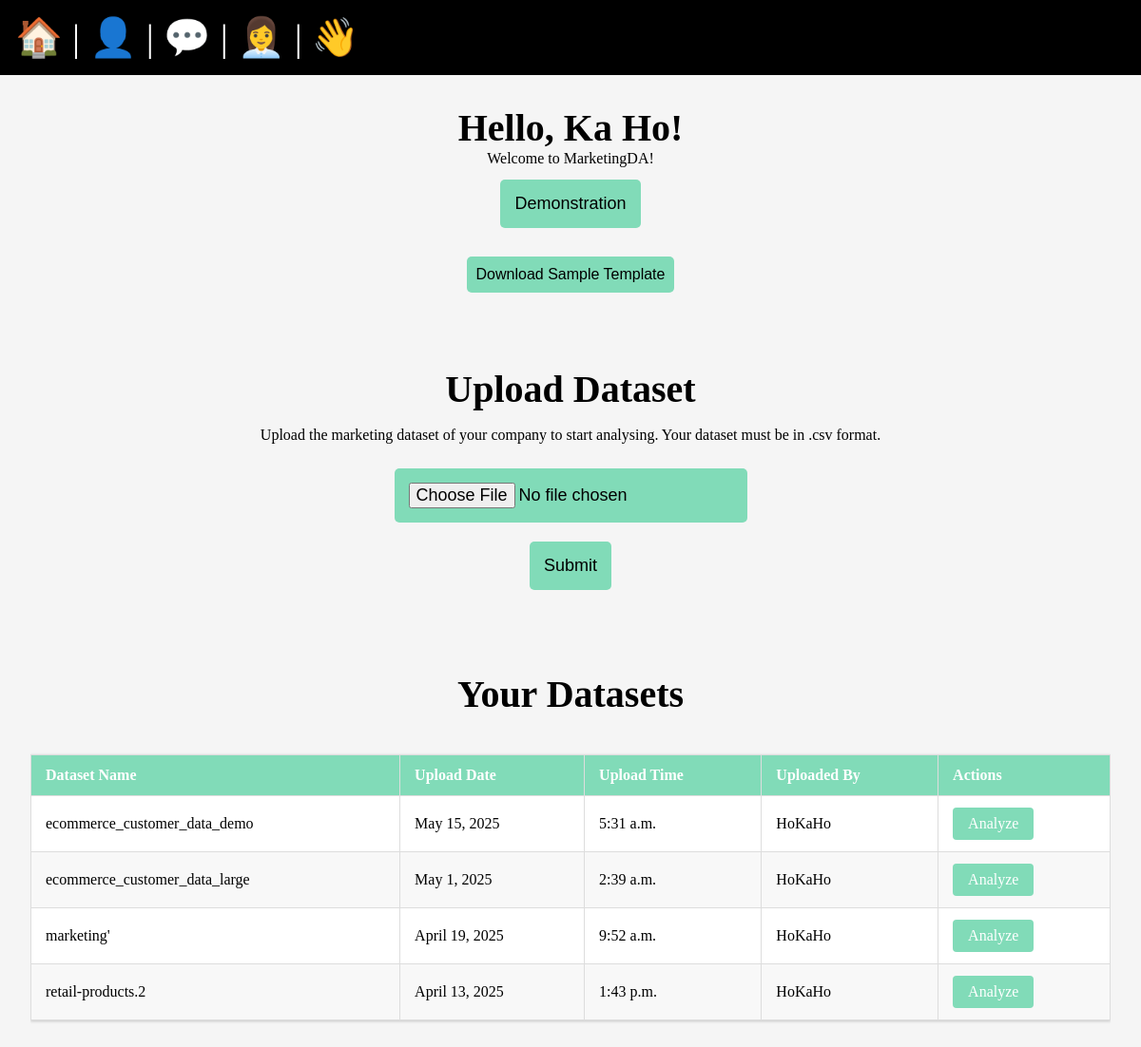
The app's page / (signed in) with its own data.
### anal/models.py (models this page shows, shortened)
class Dataset(models.Model):
    id = models.AutoField(primary_key=True)
    dataset_name = models.CharField(max_length=255, null=True)
    upload_date = models.DateField(default=timezone.localtime(timezone.now()).date())
    upload_time = models.TimeField(default=timezone.localtime(timezone.now()).time())
    name = models.CharField(max_length=255, null=True)
    description = models.TextField(blank=True, null=True)
    user = models.ForeignKey(User, on_delete=models.CASCADE, related_name='datasets', null=True)
    class Meta:
        verbose_name = 'Dataset'
        verbose_name_plural = 'Datasets'
        ordering = ['-upload_date', '-upload_time', 'dataset_name']
        get_latest_by = ['upload_date', 'upload_time']

### anal/views.py (the view)
# urls.py: path('', home_view, name='homepage'),  # Add this line for the home page
def home_view(request):
    if request.user.is_authenticated:
        try:
            user_datasets = Dataset.objects.filter(user=request.user).order_by('-upload_date', '-upload_time')
            return render(request, 'home.html', {
                'datasets': user_datasets,
                'user': request.user
            })
        except Exception as e:
            messages.error(request, f"Error loading datasets: {str(e)}")
            return render(request, 'home.html', {'datasets': []})
    else:
        return render(request, 'home.html', {'datasets': []})

### templates/home.html (shortened to what this page needs)
{% extends 'layout.html' %}
{% load static %}
{% block content %}
    <div class="center-content">
        {% if user.is_authenticated %}
            <h1>Hello, {{ user.first_name }}!</h1>
            <p>Welcome to MarketingDA!</p>
            <a href="/anal/demo">
                <button class="choose">Demonstration</button>
            </a>
            <a href="{% static 'csv/sample_template.csv' %}" download="sample_template.csv">
                <button class="download">Download Sample Template</button>
            </a>
            <form action="{% url 'anal:upload_dataset' %}" method="post" enctype="multipart/form-data">
                <br>
                <h1 class="center-content">Upload Dataset</h1>
                <p>Upload the marketing dataset of your company to start analysing. Your dataset must be in .csv format.</p>
                <span class="center-content">
                    <input type="file" required name="files" id="files" class="choose">
                    <button type="submit" class="choose">Submit</button>
                </span>
            </form>
            <ul class="messages">
            </ul>
            <h2>Your Datasets</h2>
            {% if datasets %}
                <div class="table-container">
                    <table class="dataset-table">
                        <thead>
                            <tr>
                                <th>Dataset Name</th>
                                <th>Upload Date</th>
                                <th>Upload Time</th>
                                <th>Uploaded By</th>
                                <th>Actions</th>
                            </tr>
                        </thead>
                        <tbody>
                            {% for dataset in datasets %}
                                <tr>
                                    <td>{{ dataset.dataset_name }}</td>
                                    <td>{{ dataset.upload_date }}</td>
                                    <td>{{ dataset.upload_time }}</td>
                                    <td>{{ dataset.user.username }}</td>
                                    <td>
                                        <a href="{% url 'anal:anal' dataset.id %}" class="analyze-btn">Analyze</a>
                                    </td>
                                </tr>
                            {% endfor %}
                        </tbody>
                    </table>
                </div>
            {% else %}
                <p>No datasets found for your account.</p>
            {% endif %}
        {% else %}
            <h1>Hello! Welcome to MarketingDA!</h1>
            <a href="/users/login"><p class="login">LOGIN</p></a>
            <a href="/users/register"><p class="login">CREATE A NEW ACCOUNT</p></a>
        {% endif %}
    </div>
{% endblock %}

### templates/layout.html (shortened to what this page needs)
<!DOCTYPE html>
{% load static %}
<html lang="en">
<head>
    <link rel="stylesheet" href="{% static 'css/style.css' %}">
</head>
<body>
    <nav class="menu">
        <a href="/">
            <span role="img" aria-label="Home" title="Home">🏠</span>
        </a> |
        {% if user.is_authenticated %}
            {% if user.is_staff or user.is_superuser %}
            <a href="{% url 'admin:index' %}">
                <span role="img" aria-label="Admin Dashboard" title="Admin Dashboard">👤</span>
            </a> |
            {% endif %}
            <a href="{% url 'users:feedback' %}">
                <span role="img" aria-label="User Feedback" title="User Feedback">💬</span>
            </a> |
            <a href="{% url 'users:support' %}">
                <span role="img" aria-label="User Support" title="User Support">👩‍💼</span>
            </a> |
            <form class="logout" action="{% url 'users:logout' %}" method="post">
                <button class="logout-button" aria-label="User Logout" title="User Logout">👋</button>
            </form>
        {% endif %}
    </nav>
    <main>
        {% block content %}
        {% endblock %}
    </main>
</body>
</html>

### static/css/style.css (style rules this page uses)
* { margin: 0; padding: 0; box-sizing: border-box; }
body { min-height: 100vh; background-color: whitesmoke; color: black; font-size: 3rem; }
nav { padding: 1rem; background-color: #000000; color: white; font-size: 2.5rem; }
main { padding: 1rem; }
h1, h2 { font-size: 2.5rem; }
p { font-size: 1rem; }
a { text-decoration: none; color: #81dbb8; }
.logout { display: inline-block; }
.logout-button { font-size: 2.5rem; background-color: rgb(0, 0, 0, 0); border: none; }
.center-content { display: flex; flex-direction: column; align-items: center; width: 100%; padding: 1rem; }
.choose { background-color: #81dbb8; border: none; padding: 15px; margin: 10px; font-size: large; border-radius: 5px; }
.download { background-color: #81dbb8; border: none; padding: 10px; margin: 7px; font-size: medium; border-radius: 5px; }
.table-container { width: 100%; margin: 20px 0; overflow-x: auto; font-size: 1rem; }
.dataset-table { width: 100%; border-collapse: collapse; margin: 20px 0; background-color: white; box-shadow: 0 1px 3px rgba(0,0,0,0.2); font-size: 1rem; }
.dataset-table th, .dataset-table td { padding: 12px 15px; text-align: left; border: 1px solid #ddd; }
.dataset-table th { background-color: #81dbb8; color: white; font-weight: bold; }
.dataset-table tr:nth-child(even) { background-color: #f8f8f8; }
.messages { margin: 20px 0; padding: 10px; }
.analyze-btn { display: inline-block; padding: 8px 16px; background-color: #81dbb8; color: white; text-decoration: none; border-radius: 4px; transition: background-color 0.3s; }

### records on screen
Dataset: dataset_name "ecommerce_customer_data_demo", upload_date "May 15, 2025", upload_time "5:31 a.m.", user.username "HoKaHo"
Dataset: dataset_name "ecommerce_customer_data_large", upload_date "May 1, 2025", upload_time "2:39 a.m.", user.username "HoKaHo"
Dataset: dataset_name "marketing'", upload_date "April 19, 2025", upload_time "9:52 a.m.", user.username "HoKaHo"
Dataset: dataset_name "retail-products.2", upload_date "April 13, 2025", upload_time "1:43 p.m.", user.username "HoKaHo"

### other values on screen
{{ user.first_name }} "Ka Ho"
